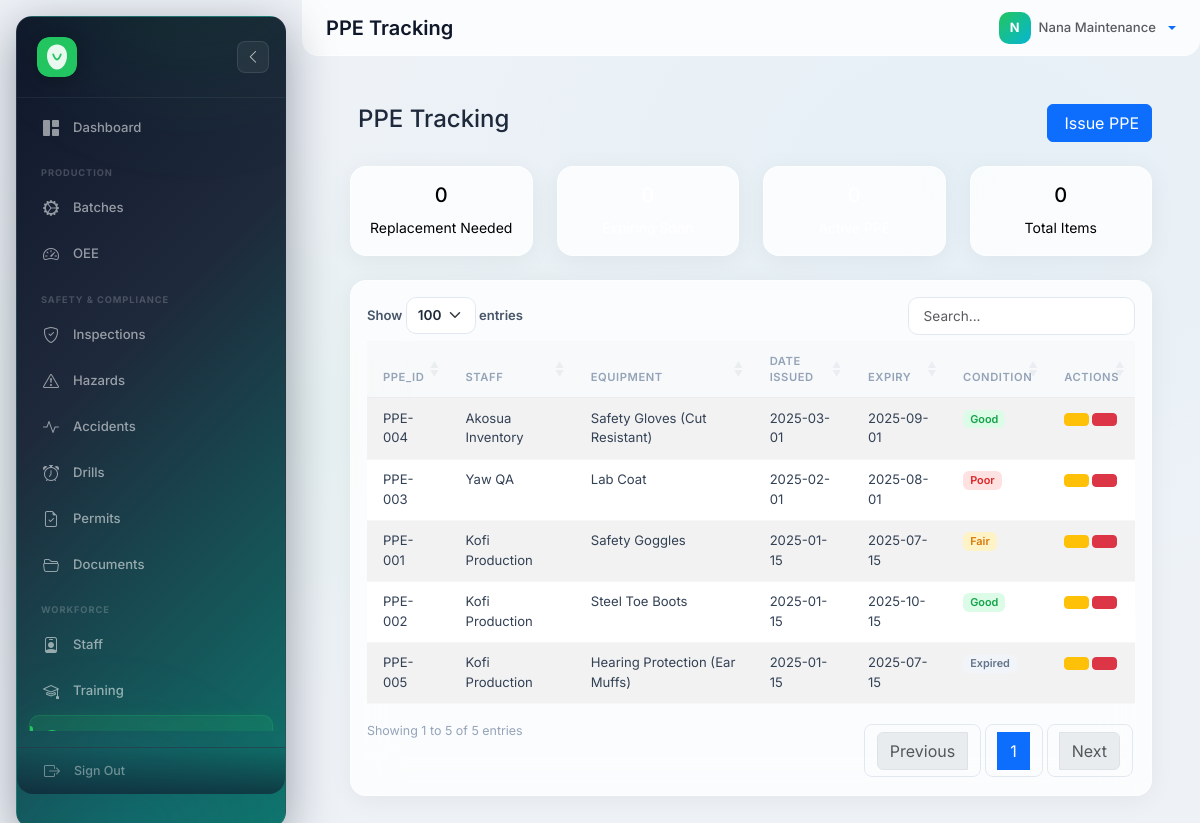
The app's page /?route=ppe (signed in) with its own data.
### tables this page shows
CREATE TABLE ppe_records (
    PPE_ID            VARCHAR(50)    PRIMARY KEY,
    StaffID           VARCHAR(50)    NOT NULL,
    PPESource         VARCHAR(100)   NOT NULL,
    DateIssued        DATE           NOT NULL,
    ExpiryDate        DATE           DEFAULT NULL,
    `Condition`       ENUM('New','Good','Fair','Poor','Expired') DEFAULT 'New',
    ReplacementNeeded TINYINT(1)     DEFAULT 0,
    Notes             TEXT           DEFAULT NULL,
    created_at        TIMESTAMP      DEFAULT CURRENT_TIMESTAMP,
    FOREIGN KEY (StaffID) REFERENCES staff(StaffID) ON UPDATE CASCADE ON DELETE CASCADE,
    INDEX idx_ppe_staff (StaffID)
);

### backend/controllers/Controller.php (called while the page is built, shortened)
<?php
abstract class Controller
{
    protected string $viewPath;
    protected function render(string $view, array $data = []): void
    {
        extract($data);
        $viewFile = APP_ROOT . '/frontend/views/' . $this->viewPath . '/' . $view . '.php';
        require $viewFile;
        require APP_ROOT . '/frontend/views/layouts/main.php';
    }
}

### backend/controllers/PpeController.php (called while the page is built, shortened)
<?php
class PpeController extends Controller
{
    public function __construct()
    {
        $this->model = new PpeModel();
    }
    public function index()
    {
        $data = [
            'ppeItems' => $this->model->getAllDetailed(),
            'expiringSoon' => $this->model->getExpiringSoon(),
        ];
        $this->render('index', $data);
    }
}

### backend/config/database.php (called while the page is built, shortened)
<?php
function getDb(): PDO {
    static $pdo = null;
    if ($pdo === null) {
        $dsn = 'mysql:host=' . DB_HOST . ';dbname=' . DB_NAME . ';charset=' . DB_CHARSET;
        $options = [
            PDO::ATTR_ERRMODE            => PDO::ERRMODE_EXCEPTION,
            PDO::ATTR_DEFAULT_FETCH_MODE => PDO::FETCH_ASSOC,
            PDO::ATTR_EMULATE_PREPARES   => false,
        ];
         $pdo = new PDO($dsn, DB_USER, DB_PASS, $options);
    }
    return $pdo;
}
function isLoggedIn(): bool {
    return isset($_SESSION['user_id']) && !empty($_SESSION['user_id']);
}
function currentUser(): ?array {
    return [
        'id'        => $_SESSION['user_id'],
        'name'      => $_SESSION['user_name'] ?? '',
        'role_id'   => $_SESSION['user_role_id'] ?? '',
        'role_name' => $_SESSION['user_role_name'] ?? '',
    ];
}
function sanitize(mixed $input): string {
    return htmlspecialchars(trim((string)$input), ENT_QUOTES, 'UTF-8');
}

### backend/config/permissions.php (called while the page is built, shortened)
<?php
function getAccess(string $roleId, string $module): string {
    global $ROLE_PERMISSIONS;
    return $ROLE_PERMISSIONS[$roleId][$module] ?? 'no';
}
function canEdit(string $module): bool {
    $u = currentUser();
    return getAccess($u['role_id'], $module) === 'full';
}
function canCreate(string $module): bool {
    $u = currentUser();
    $level = getAccess($u['role_id'], $module);
    return in_array($level, ['full', 'participate', 'report'], true);
}

### backend/models/Model.php (called while the page is built, shortened)
<?php
require_once __DIR__ . '/../config/database.php';
abstract class Model
{
    protected PDO $db;
    public function __construct()
    {
        $this->db = getDb();
    }
    public function query(string $sql, array $params = []): array
    {
        $stmt = $this->db->prepare($sql);
        $stmt->execute($params);
        return $stmt->fetchAll();
    }
}

### backend/models/PpeModel.php (called while the page is built, shortened)
<?php declare(strict_types=1);
require_once __DIR__ . '/Model.php';
class PpeModel extends Model
{
    protected string $table = 'ppe_records';
    public function getAllDetailed(): array
    {
        $sql = "
            SELECT pr.*, CONCAT(s.FirstName, ' ', s.LastName) AS StaffName
            FROM {$this->table} pr
            LEFT JOIN staff s ON pr.StaffID = s.StaffID
            ORDER BY pr.DateIssued DESC
        ";
        return $this->query($sql);
    }
}

### frontend/views/ppe/index.php (the view, shortened to what this page needs)
<div class="container-fluid">
    <div class="d-flex justify-content-between align-items-center mb-4">
        <h4><i class="fas fa-hard-hat me-2"></i>PPE Tracking</h4>
        <?php if (canCreate('ppe')): ?>
        <a href="?route=ppe/create" class="btn btn-primary"><i class="fas fa-plus me-1"></i>Issue PPE</a>
        <?php endif; ?>
    </div>
    <div class="row mb-4">
        <div class="col-md-3">
            <div class="card text-bg-warning">
                <div class="card-body text-center">
                    <h5><?php echo sanitize($replacementNeededCount ?? 0); ?></h5>
                    <small>Replacement Needed</small>
                </div>
            </div>
        </div>
        <div class="col-md-3">
            <div class="card text-bg-danger">
                <div class="card-body text-center">
                    <h5><?php echo sanitize($expiringSoonCount ?? 0); ?></h5>
                    <small>Expiring Soon</small>
                </div>
            </div>
        </div>
        <div class="col-md-3">
            <div class="card text-bg-success">
                <div class="card-body text-center">
                    <h5><?php echo sanitize($activeCount ?? 0); ?></h5>
                    <small>Active PPE</small>
                </div>
            </div>
        </div>
        <div class="col-md-3">
            <div class="card text-bg-info">
                <div class="card-body text-center">
                    <h5><?php echo sanitize($totalCount ?? 0); ?></h5>
                    <small>Total Items</small>
                </div>
            </div>
        </div>
    </div>
    <div class="card">
        <div class="card-body">
            <table id="dataTable" class="table table-striped table-hover">
                <thead>
                    <tr>
                        <th>PPE_ID</th>
                        <th>Staff</th>
                        <th>Equipment</th>
                        <th>Date Issued</th>
                        <th>Expiry</th>
                        <th>Condition</th>
                        <th>Actions</th>
                    </tr>
                </thead>
                <tbody>
                    <?php if (!empty($ppeItems)): ?>
                        <?php foreach ($ppeItems as $row): ?>
                            <tr>
                                <td><?php echo sanitize($row['PPE_ID']); ?></td>
                                <td><?php echo sanitize($row['StaffName']); ?></td>
                                <td><?php echo sanitize($row['PPESource']); ?></td>
                                <td><?php echo sanitize($row['DateIssued']); ?></td>
                                <td><?php echo sanitize($row['ExpiryDate']); ?></td>
                                <td>
                                    <?php
                                    $condition = sanitize($row['Condition']);
                                    $cBadge = 'secondary';
                                    if ($condition === 'New' || $condition === 'Good') $cBadge = 'success';
                                    elseif ($condition === 'Fair') $cBadge = 'warning';
                                    elseif ($condition === 'Poor' || $condition === 'Damaged') $cBadge = 'danger';
                                    ?>
                                    <span class="badge bg-<?php echo $cBadge; ?>"><?php echo $condition; ?></span>
                                </td>
                                <td>
                                    <?php if (canEdit('ppe')): ?>
                                    <a href="?route=ppe/edit&id=<?php echo sanitize($row['PPE_ID']); ?>" class="btn btn-sm btn-warning"><i class="fas fa-edit"></i></a>
                                    <a href="?route=ppe/delete&id=<?php echo sanitize($row['PPE_ID']); ?>" class="btn btn-sm btn-danger" onclick="return confirm('Delete this PPE record?')"><i class="fas fa-trash"></i></a>
                                    <?php endif; ?>
                                </td>
                            </tr>
                        <?php endforeach; ?>
                    <?php endif; ?>
                </tbody>
            </table>
        </div>
    </div>
</div>

### frontend/assets/css/glass.css (style rules this page uses)
:root { --sidebar-width: 270px; --sidebar-collapsed: 85px; --glass-bg: rgba(255,255,255,0.78); --glass-border: rgba(255,255,255,0.5); --glass-shadow: 0 4px 24px rgba(0,0,0,0.05); --glass-blur: blur(24px); --brand: #22c55e; --brand-accent: #06b6d4; --gradient-brand: linear-gradient(135deg, #22c55e 0%, #06b6d4 100%); --gradient-warm: linear-gradient(135deg, #f97316 0%, #ef4444 100%); --gradient-cool: linear-gradient(135deg, #6366f1 0%, #8b5cf6 100%); --gradient-sky: linear-gradient(135deg, #0ea5e9 0%, #2563eb 100%); --gradient-rose: linear-gradient(135deg, #f43f5e 0%, #e11d48 100%); --gradient-amber: linear-gradient(135deg, #f59e0b 0%, #d97706 100%); --gradient-emerald: linear-gradient(135deg, #10b981 0%, #059669 100%); --radius: 16px; --radius-sm: 10px; }
*, *::before, *::after { box-sizing: border-box; }
body { font-family: 'Inter', system-ui, -apple-system, sans-serif !important; background: #eef2f7 !important; background-image: radial-gradient(ellipse at 20% 50%, rgba(34,197,94,0.04) 0%, transparent 50%), radial-gradient(ellipse at 80% 20%, rgba(6,182,212,0.04) 0%, transparent 50%) !important; color: #1e293b; -webkit-font-smoothing: antialiased; }
.container-fluid { padding: 1.5rem !important; animation: fadeUp 0.4s ease; }
.card, .border-0 { background: var(--glass-bg) !important; backdrop-filter: var(--glass-blur) !important; -webkit-backdrop-filter: var(--glass-blur) !important; border: 1px solid var(--glass-border) !important; border-radius: var(--radius) !important; box-shadow: var(--glass-shadow) !important; transition: all 0.25s ease; }
.table { border-collapse: collapse; }
.table th { font-size: 0.7rem !important; font-weight: 600 !important; text-transform: uppercase !important; letter-spacing: 0.05em !important; color: #94a3b8 !important; padding: 0.7rem 1rem !important; border-bottom: 1px solid rgba(0,0,0,0.05) !important; background: rgba(0,0,0,0.01) !important; }
.table td { padding: 0.65rem 1rem !important; font-size: 0.82rem !important; color: #334155 !important; border-bottom: 1px solid rgba(0,0,0,0.03) !important; }
.btn-sm { font-size: 0.78rem !important; padding: 0.35rem 0.7rem !important; }
.badge { font-weight: 600 !important; font-size: 0.68rem !important; border-radius: 6px !important; }
.badge.bg-success { background: #dcfce7 !important; color: #16a34a !important; }
.badge.bg-danger { background: #fee2e2 !important; color: #dc2626 !important; }
.badge.bg-warning { background: #fef3c7 !important; color: #d97706 !important; }
.badge.bg-secondary { background: #f1f5f9 !important; color: #64748b !important; }

### records on screen
ppe_records: PPE_ID "PPE-004", StaffName "Akosua Inventory", PPESource "Safety Gloves (Cut Resistant)", DateIssued "2025-03-01", ExpiryDate "2025-09-01", Condition "Good"
ppe_records: PPE_ID "PPE-003", StaffName "Yaw QA", PPESource "Lab Coat", DateIssued "2025-02-01", ExpiryDate "2025-08-01", Condition "Poor"
ppe_records: PPE_ID "PPE-001", StaffName "Kofi Production", PPESource "Safety Goggles", DateIssued "2025-01-15", ExpiryDate "2025-07-15", Condition "Fair"
ppe_records: PPE_ID "PPE-002", StaffName "Kofi Production", PPESource "Steel Toe Boots", DateIssued "2025-01-15", ExpiryDate "2025-10-15", Condition "Good"
ppe_records: PPE_ID "PPE-005", StaffName "Kofi Production", PPESource "Hearing Protection (Ear Muffs)", DateIssued "2025-01-15", ExpiryDate "2025-07-15", Condition "Expired"

### other values on screen
$pageTitle "PPE Tracking"
substr($user['name'] ?? 'U', 0, 1) "N"
$user['name'] "Nana Maintenance"
$replacementNeededCount "0"
$totalCount "0"
